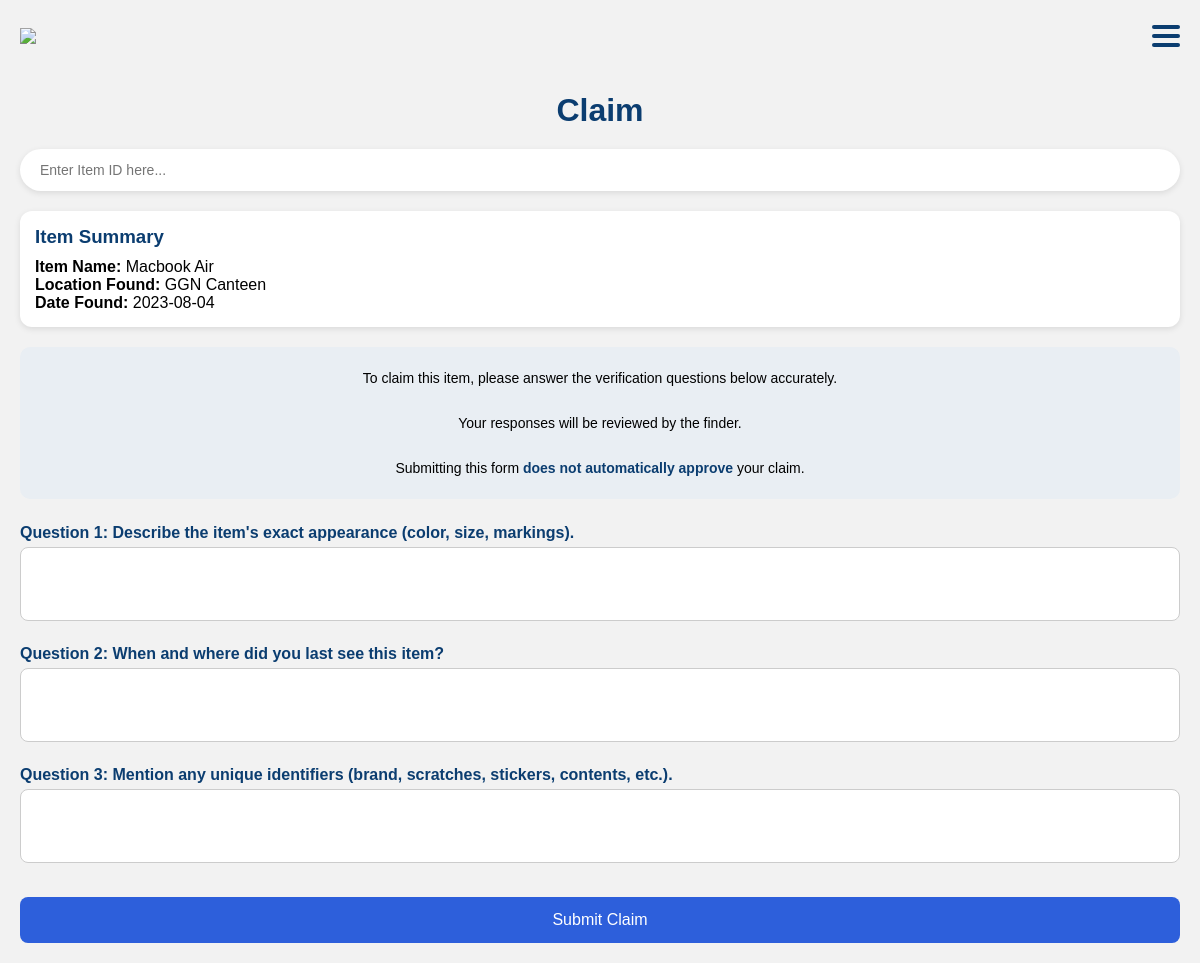
Screenshot of /claim.php?item_id=12 (signed in) with the database file from the repository.
### tables this page shows
CREATE TABLE `items` (
  `id` int(11) NOT NULL,
  `item_name` varchar(100) NOT NULL,
  `category` varchar(100) NOT NULL,
  `description` text NOT NULL,
  `location_found` varchar(100) NOT NULL,
  `date_found` date NOT NULL,
  `image` varchar(255) NOT NULL,
  `posted_by` int(11) NOT NULL,
  `answer1` varchar(100) NOT NULL,
  `answer2` varchar(100) NOT NULL,
  `created_at` timestamp NOT NULL DEFAULT current_timestamp() ON UPDATE current_timestamp(),
  `status` varchar(50) NOT NULL DEFAULT 'available',
  `approval_status` varchar(20) DEFAULT 'pending'
);

### claim.php (the view, shortened to what this page needs)
<?php
include("config.php");
$item_id = intval($_GET['item_id']);
$item_query = mysqli_query($conn, "SELECT * FROM items WHERE id='$item_id'");
$item = mysqli_fetch_assoc($item_query);
?>
<!DOCTYPE html>
<html>
<head>
</head>
<body>
<header>
    <img src="image/logo.png" class="logo">
    <div class="hamburger" onclick="toggleMenu()">
        <div></div>
        <div></div>
        <div></div>
    </div>
</header>
<div class="container">
<h1>Claim</h1>
<div class="search-box">
    <input type="text" placeholder="Enter Item ID here...">
</div>
<div class="summary">
    <h3>Item Summary</h3>
    <p><strong>Item Name:</strong> <?php echo $item['item_name']; ?></p>
    <p><strong>Location Found:</strong> <?php echo $item['location_found']; ?></p>
    <p><strong>Date Found:</strong> <?php echo $item['date_found']; ?></p>
</div>
<div class="instructions">
    To claim this item, please answer the verification questions below accurately.<br><br>
    Your responses will be reviewed by the finder.<br><br>
    Submitting this form <strong>does not automatically approve</strong> your claim.
</div>
<form method="POST">
<div class="question">
    <label>Question 1: Describe the item's exact appearance (color, size, markings).</label>
    <textarea name="answer1" rows="3" required></textarea>
</div>
<div class="question">
    <label>Question 2: When and where did you last see this item?</label>
    <textarea name="answer2" rows="3" required></textarea>
</div>
<div class="question">
    <label>Question 3: Mention any unique identifiers (brand, scratches, stickers, contents, etc.).</label>
    <textarea name="answer3" rows="3" required></textarea>
</div>
<button type="submit" class="submit-btn">Submit Claim</button>
</form>
</div>
</body>
</html>

### claim.php (style rules this page uses)
* { margin:0; padding:0; box-sizing:border-box; font-family:Arial, sans-serif; }
body { background:#f2f2f2; }
header { display:flex; justify-content:space-between; align-items:center; padding:20px; }
.logo { width:150px; }
.hamburger { width:28px; cursor:pointer; }
.hamburger div { height:4px; background:#0b3d70; margin:5px 0; border-radius:2px; }
.container { padding:20px; }
h1 { text-align:center; color:#0b3d70; margin-bottom:20px; }
.search-box { background:white; border-radius:30px; padding:12px 20px; margin-bottom:20px; box-shadow:0 2px 6px rgba(0,0,0,0.1); }
.search-box input { width:100%; border:none; outline:none; font-size:14px; }
.summary { background:white; border-radius:12px; padding:15px; margin-bottom:20px; box-shadow:0 2px 6px rgba(0,0,0,0.1); }
.summary h3 { color:#0b3d70; margin-bottom:10px; }
.instructions { text-align:center; background:#e9eef3; padding:20px; border-radius:10px; margin-bottom:25px; font-size:14px; line-height:1.6; }
.instructions strong { color:#0b3d70; }
.question { margin-bottom:20px; }
.question label { font-weight:bold; color:#0b3d70; display:block; margin-bottom:5px; }
textarea { width:100%; padding:12px; border-radius:8px; border:1px solid #ccc; resize:none; font-size:14px; }
.submit-btn { width:100%; padding:14px; background:#2d5fdb; color:white; border:none; border-radius:8px; font-size:16px; cursor:pointer; margin-top:10px; }

### rows the page displays
items: item_name "Macbook Air", location_found "GGN Canteen", date_found "2023-08-04"
